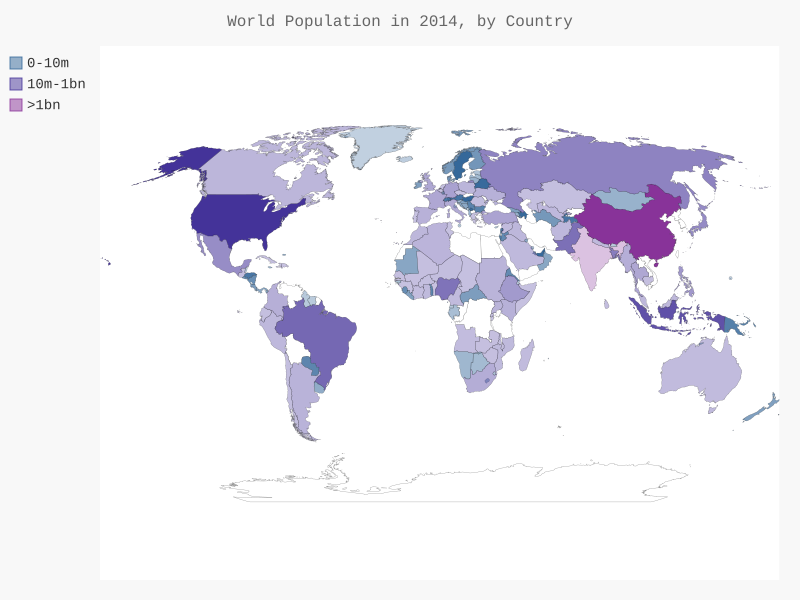

The script that drew this image:
import json

import urllib.request

import pygal.maps.world

from pygal.style import LightColorizedStyle as LCS, RotateStyle as RS
from pygal_maps_world.maps import World

from country_codes import get_country_code

# Load data
with urllib.request.urlopen("http://data.okfn.org/data/core/population/r/population.json") as url:
    data = json.loads(url.read().decode())

# Build a dictionary of population data.
cc_populations = {}
for pop_dict in data:
    if pop_dict['Year'] == '2014':
        country_name = pop_dict['Country Name']
        population = int(float(pop_dict['Value']))
        code = get_country_code(country_name)
        if code:
            cc_populations[code] = population

# Group the countries into 3 population levels.
tier_1, tier_2, tier_3 = {}, {}, {}
for cc, pop in cc_populations.items():
    if pop < 10000000:
        tier_1[cc] = pop
    elif pop < 1000000000:
        tier_2[cc] = pop
    else:
        tier_3[cc] = pop

# See how many countries are in each level.
print(len(tier_1), len(tier_2), len(tier_3))

wm_style = RS('#336699', base_style=LCS)
wm = World(style=wm_style)
wm.title = 'World Population in 2014, by Country'
wm.add('0-10m', tier_1)
wm.add('10m-1bn', tier_2)
wm.add('>1bn', tier_3)

wm.render_to_file('world_population.svg')
